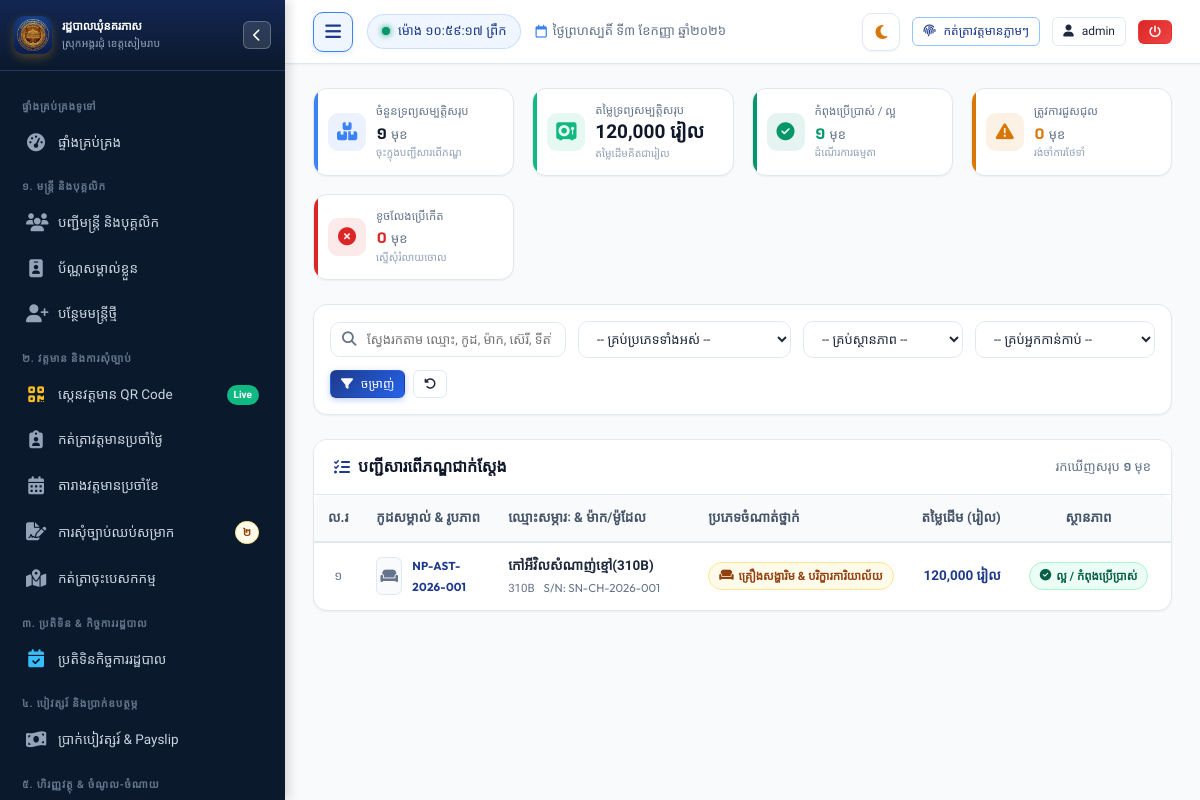
Screenshot of /assets (signed in) with the database file from the repository.
### tables this page shows
CREATE TABLE assets (
        id INTEGER PRIMARY KEY AUTOINCREMENT,
        asset_code TEXT UNIQUE NOT NULL,
        name_kh TEXT NOT NULL,
        name_en TEXT,
        category TEXT NOT NULL DEFAULT 'other',
        brand_model TEXT,
        serial_number TEXT,
        acquisition_date TEXT,
        acquisition_type TEXT DEFAULT 'commune_fund',
        original_value REAL DEFAULT 0,
        condition_status TEXT DEFAULT 'good',
        location TEXT DEFAULT 'សាលាឃុំនគរភាស',
        custodian_staff_id INTEGER,
        photo TEXT,
        attachment TEXT,
        notes TEXT,
        created_at TIMESTAMP DEFAULT CURRENT_TIMESTAMP,
        updated_at TIMESTAMP DEFAULT CURRENT_TIMESTAMP,
        FOREIGN KEY (custodian_staff_id) REFERENCES staff (id) ON DELETE SET NULL
    );

### app.py (the view)
@app.route("/assets")
@login_required
def assets_list():
    selected_category = request.args.get("category", "")
    selected_condition = request.args.get("condition", "")
    selected_custodian = request.args.get("custodian", "")
    search_query = request.args.get("q", "").strip()
    conn = get_db()
    cursor = conn.cursor()
    cursor.execute("SELECT id, officer_code, name_kh, position_title_kh FROM staff WHERE status = 'active' ORDER BY officer_code ASC")
    staff_list = cursor.fetchall()
    query = """
        SELECT a.*, s.name_kh as custodian_name, s.officer_code as custodian_code, s.position_title_kh as custodian_position, s.photo as custodian_photo
        FROM assets a
        LEFT JOIN staff s ON a.custodian_staff_id = s.id
        WHERE 1=1
    """
    params = []
    if selected_category:
        query += " AND a.category = ?"
        params.append(selected_category)
    if selected_condition:
        query += " AND a.condition_status = ?"
        params.append(selected_condition)
    if selected_custodian:
        query += " AND a.custodian_staff_id = ?"
        params.append(selected_custodian)
    if search_query:
        s_term = f"%{search_query}%"
        query += " AND (a.name_kh LIKE ? OR a.asset_code LIKE ? OR a.brand_model LIKE ? OR a.serial_number LIKE ? OR a.location LIKE ?)"
        params.extend([s_term, s_term, s_term, s_term, s_term])
    query += " ORDER BY a.id DESC"
    cursor.execute(query, params)
    asset_rows = cursor.fetchall()
    cursor.execute("SELECT COUNT(*), COALESCE(SUM(original_value), 0) FROM assets")
    stats_all = cursor.fetchone()
    total_count = stats_all[0] if stats_all else 0
    total_value = stats_all[1] if stats_all else 0
    cursor.execute("SELECT COUNT(*) FROM assets WHERE condition_status IN ('good', 'fair')")
    in_use_count = cursor.fetchone()[0] or 0
    cursor.execute("SELECT COUNT(*) FROM assets WHERE condition_status = 'needs_repair'")
    repair_count = cursor.fetchone()[0] or 0
    cursor.execute("SELECT COUNT(*) FROM assets WHERE condition_status = 'damaged'")
    damaged_count = cursor.fetchone()[0] or 0
    conn.close()
    return render_template(
        "assets/index.html",
        assets=asset_rows,
        staff_list=staff_list,
        selected_category=selected_category,
        selected_condition=selected_condition,
        selected_custodian=selected_custodian,
        search_query=search_query,
        stats={
            "total_count": total_count,
            "total_value": total_value,
            "in_use_count": in_use_count,
            "repair_count": repair_count,
            "damaged_count": damaged_count
        }
    )

### app.py (called while the page is built, shortened)
@app.teardown_appcontext
def teardown_db(exception=None):
    close_db_connection(exception)

@app.after_request
def add_cache_headers(response):
    if request.path.startswith('/static/css') or request.path.startswith('/static/js'):
        response.headers['Cache-Control'] = 'no-cache, must-revalidate'
    elif request.path.startswith('/static') or request.path == '/favicon.ico':
        response.headers['Cache-Control'] = 'public, max-age=86400'
    return response

@app.before_request
def ensure_database_ready():
    if request.path.startswith('/static') or request.path == '/favicon.ico':
        return

@app.template_filter("kh_num")
def kh_num_filter(val):
    return to_khmer_num(val)

@app.template_filter("currency")
def currency_filter(val, curr="រៀល"):
    return format_currency(val, curr)

### database.py (called while the page is built, shortened)
def _raw_create_connection():
    conn = sqlite3.connect(DB_PATH)
    conn.row_factory = sqlite3.Row
    conn.execute("PRAGMA foreign_keys = ON")
    conn.execute("PRAGMA journal_mode = WAL")
    conn.execute("PRAGMA synchronous = NORMAL")
    conn.execute("PRAGMA cache_size = -64000")
    return SqliteConnectionWrapper(conn)

def get_db():
    global _DB_SCHEMA_INITIALIZED
    conn = None
    try:
        from flask import g, has_request_context
        if has_request_context():
            if not hasattr(g, 'db') or g.db is None:
                g.db = _raw_create_connection()
            conn = g.db
    except ImportError:
        pass
    if conn is None:
        conn = _raw_create_connection()
    if not _DB_SCHEMA_INITIALIZED:
        _DB_SCHEMA_INITIALIZED = True
        try:
            init_db(conn)
        except Exception as e:
            print(f"[Auto Schema Init Notice] {e}")
    return conn

def close_db_connection(e=None):
    try:
        from flask import g, has_request_context
        if has_request_context():
            db = getattr(g, 'db', None)
            if db is not None:
                g.db = None
                db._real_close()
    except ImportError:
        pass

    def cursor(self):
        return self._conn.cursor()

    def close(self):
        try:
            from flask import g, has_request_context
            if has_request_context() and getattr(g, 'db', None) is self:
                return
        except ImportError:
            pass
        self._real_close()

### templates/assets/index.html (shortened to what this page needs)
{% extends "base.html" %}
{% block content %}
<div class="stats-grid" style="grid-template-columns: repeat(auto-fit, minmax(200px, 1fr)); margin-bottom: 24px;">
  <div class="stat-card" style="--stat-color: #3b82f6; --stat-bg: rgba(59, 130, 246, 0.1);">
    <div class="stat-icon-wrapper">
      <i class="fa-solid fa-boxes-stacked"></i>
    </div>
    <div class="stat-details">
      <div class="stat-label">ចំនួនទ្រព្យសម្បត្តិសរុប</div>
      <div class="stat-number">{{ stats.total_count | kh_num }} <span style="font-size: 13px; font-weight: normal; color: var(--text-muted);">មុខ</span></div>
      <div class="stat-subtext">ចុះក្នុងបញ្ជីសារពើភណ្ឌ</div>
    </div>
  </div>
  <div class="stat-card" style="--stat-color: #10b981; --stat-bg: rgba(16, 185, 129, 0.1);">
    <div class="stat-icon-wrapper">
      <i class="fa-solid fa-vault"></i>
    </div>
    <div class="stat-details">
      <div class="stat-label">តម្លៃទ្រព្យសម្បត្តិសរុប</div>
      <div class="stat-number" style="font-size: 19px; white-space: nowrap;">{{ stats.total_value | currency }}</div>
      <div class="stat-subtext">តម្លៃដើមគិតជារៀល</div>
    </div>
  </div>
  <div class="stat-card" style="--stat-color: #059669; --stat-bg: rgba(5, 150, 105, 0.1);">
    <div class="stat-icon-wrapper">
      <i class="fa-solid fa-circle-check"></i>
    </div>
    <div class="stat-details">
      <div class="stat-label">កំពុងប្រើប្រាស់ / ល្អ</div>
      <div class="stat-number" style="color: #059669;">{{ stats.in_use_count | kh_num }} <span style="font-size: 13px; font-weight: normal; color: var(--text-muted);">មុខ</span></div>
      <div class="stat-subtext">ដំណើរការធម្មតា</div>
    </div>
  </div>
  <div class="stat-card" style="--stat-color: #d97706; --stat-bg: rgba(217, 119, 6, 0.1);">
    <div class="stat-icon-wrapper">
      <i class="fa-solid fa-triangle-exclamation"></i>
    </div>
    <div class="stat-details">
      <div class="stat-label">ត្រូវការជួសជុល</div>
      <div class="stat-number" style="color: #d97706;">{{ stats.repair_count | kh_num }} <span style="font-size: 13px; font-weight: normal; color: var(--text-muted);">មុខ</span></div>
      <div class="stat-subtext">រង់ចាំការថែទាំ</div>
    </div>
  </div>
  <div class="stat-card" style="--stat-color: #dc2626; --stat-bg: rgba(220, 38, 38, 0.1);">
    <div class="stat-icon-wrapper">
      <i class="fa-solid fa-circle-xmark"></i>
    </div>
    <div class="stat-details">
      <div class="stat-label">ខូចលែងប្រើកើត</div>
      <div class="stat-number" style="color: #dc2626;">{{ stats.damaged_count | kh_num }} <span style="font-size: 13px; font-weight: normal; color: var(--text-muted);">មុខ</span></div>
      <div class="stat-subtext">ស្នើសុំរំលាយចោល</div>
    </div>
  </div>
</div>
<div class="card" style="margin-bottom: 24px;">
  <div class="card-body" style="padding: 16px;">
    <form method="GET" action="{{ url_for('assets_list') }}" style="display: flex; gap: 12px; align-items: center; flex-wrap: wrap;">
      <div style="flex: 1; min-width: 220px; position: relative;">
        <input type="text" name="q" value="{{ search_query }}" class="form-control"
          placeholder="ស្វែងរកតាម ឈ្មោះ, កូដ, ម៉ាក, ស៊េរី, ទីតាំង..." style="padding-left: 36px; font-size: 13px;">
        <i class="fa-solid fa-magnifying-glass" style="position: absolute; left: 12px; top: 50%; transform: translateY(-50%); color: var(--text-muted);"></i>
      </div>
      <div style="min-width: 170px;">
        <select name="category" class="form-select" style="font-size: 13px;" onchange="this.form.submit()">
          <option value="">-- គ្រប់ប្រភេទទាំងអស់ --</option>
        </select>
      </div>
      <div style="min-width: 160px;">
        <select name="condition" class="form-select" style="font-size: 13px;" onchange="this.form.submit()">
          <option value="">-- គ្រប់ស្ថានភាព --</option>
        </select>
      </div>
      <div style="min-width: 180px;">
        <select name="custodian" class="form-select" style="font-size: 13px;" onchange="this.form.submit()">
          <option value="">-- គ្រប់អ្នកកាន់កាប់ --</option>
        </select>
      </div>
      <div style="display: flex; gap: 8px;">
        <button type="submit" class="btn btn-primary btn-sm">
          <i class="fa-solid fa-filter"></i> ចម្រាញ់
        </button>
        <a href="{{ url_for('assets_list') }}" class="btn btn-outline btn-sm" title="កំណត់ឡើងវិញ">
          <i class="fa-solid fa-rotate-left"></i>
        </a>
      </div>
    </form>
  </div>
</div>
<div class="card">
  <div class="card-header" style="display: flex; align-items: center; justify-content: space-between; flex-wrap: wrap; gap: 10px;">
    <h3 style="font-size: 16px; margin: 0; display: flex; align-items: center; gap: 8px;">
      <i class="fa-solid fa-list-check" style="color: var(--primary);"></i>
      <span>បញ្ជីសារពើភណ្ឌជាក់ស្តែង</span>
    </h3>
    <span style="font-size: 13px; color: var(--text-muted);">
      រកឃើញសរុប <strong>{{ assets | length | kh_num }}</strong> មុខ
    </span>
  </div>
  <div class="card-body" style="padding: 0;">
    <div class="table-responsive">
      <table class="custom-table filterable-table" style="width: 100%; min-width: 1100px;">
        <thead>
          <tr>
            <th style="width: 50px; text-align: center;">ល.រ</th>
            <th style="width: 140px; white-space: nowrap;">កូដសម្គាល់ & រូបភាព</th>
            <th style="min-width: 200px;">ឈ្មោះសម្ភារៈ & ម៉ាក/ម៉ូដែល</th>
            <th style="width: 150px; white-space: nowrap;">ប្រភេទចំណាត់ថ្នាក់</th>
            <th style="width: 135px; text-align: right; white-space: nowrap;">តម្លៃដើម (រៀល)</th>
            <th style="width: 130px; text-align: center; white-space: nowrap;">ស្ថានភាព</th>
            <th style="width: 150px; white-space: nowrap;">ទីតាំង</th>
          </tr>
        </thead>
        <tbody>
          {% if assets %}
          {% for a in assets %}
          {% set cat_info = ASSET_CATEGORIES.get(a.category, {}) %}
          {% set cond_info = ASSET_CONDITIONS.get(a.condition_status, {}) %}
          <tr>
            <td style="text-align: center; color: var(--text-muted); font-size: 12.5px;">
              {{ loop.index | kh_num }}
            </td>
            <td>
              <div style="display: flex; align-items: center; gap: 10px;">
                {% if a.photo %}
                <img src="{{ a.photo }}" alt="{{ a.name_kh }}"
                  style="width: 38px; height: 38px; border-radius: 6px; object-fit: cover; border: 1px solid var(--border-color);"
                  onerror="this.style.display='none'; this.nextElementSibling.style.display='flex';">
                <div style="display: none; width: 38px; height: 38px; border-radius: 6px; background: var(--bg-main); border: 1px solid var(--border-color); align-items: center; justify-content: center; color: var(--text-muted); font-size: 14px;">
                  <i class="{{ cat_info.icon or 'fa-solid fa-box' }}"></i>
                </div>
                {% else %}
                <div style="width: 38px; height: 38px; border-radius: 6px; background: var(--bg-main); border: 1px solid var(--border-color); display: flex; align-items: center; justify-content: center; color: var(--text-muted); font-size: 14px;">
                  <i class="{{ cat_info.icon or 'fa-solid fa-box' }}"></i>
                </div>
                {% endif %}
                <div>
                  <a href="{{ url_for('assets_detail', asset_id=a.id) }}" class="officer-code-pill" style="font-size: 11.5px; text-decoration: none;">
                    {{ a.asset_code }}
                  </a>
                </div>
              </div>
            </td>
            <td>
              <a href="{{ url_for('assets_detail', asset_id=a.id) }}" style="font-weight: 700; color: var(--text-main); font-size: 13.5px; text-decoration: none; display: block;">
                {{ a.name_kh }}
              </a>
              <div style="font-size: 11.5px; color: var(--text-muted); margin-top: 2px;">
                {% if a.brand_model %}<span>{{ a.brand_model }}</span>{% endif %}
                {% if a.serial_number %}<span style="margin-left: 6px; font-family: var(--font-latin);">S/N: {{ a.serial_number }}</span>{% endif %}
              </div>
            </td>
            <td style="white-space: nowrap;">
              <span class="badge {{ cat_info.badge_class or 'badge-secondary' }}" style="font-size: 11.5px;">
                <i class="{{ cat_info.icon or 'fa-solid fa-tag' }}"></i>
                <span>{{ cat_info.title_kh or a.category }}</span>
              </span>
            </td>
            <td style="text-align: right; white-space: nowrap; font-weight: 700; color: var(--primary);">
              {{ a.original_value | currency }}
            </td>
            <td style="text-align: center; white-space: nowrap;">
              <span class="badge {{ cond_info.badge_class or 'badge-secondary' }}" style="font-size: 11.5px;">
                <i class="{{ cond_info.icon or 'fa-solid fa-circle' }}"></i>
                <span>{{ cond_info.title_kh or a.condition_status }}</span>
              </span>
            </td>
            <td>
            </td>
          </tr>
          {% endfor %}
          {% endif %}
        </tbody>
      </table>
    </div>
  </div>
</div>
{% endblock %}

### rows the page displays
assets: asset_code "NP-AST-2026-001", name_kh "កៅអីវិលសំណាញ់ខ្មៅ(310B)", brand_model "310B", serial_number "SN-CH-2026-001", title_kh "គ្រឿងសង្ហារិម & បរិក្ខារការិយាល័យ", original_value "120,000 រៀល", title_kh "ល្អ / កំពុងប្រើប្រាស់"

### other values shown
{{ pending_leaves_count | kh_num }} "២"
{{ today_khmer }} "ថ្ងៃព្រហស្បតិ៍ ទី៣ ខែកញ្ញា ឆ្នាំ២០២៦"
{{ session.username }} "admin"
{{ stats.total_count | kh_num }} "១"
{{ stats.total_value | currency }} "120,000 រៀល"
{{ stats.in_use_count | kh_num }} "១"
{{ stats.repair_count | kh_num }} "០"
{{ stats.damaged_count | kh_num }} "០"
{{ assets | length | kh_num }} "១"
